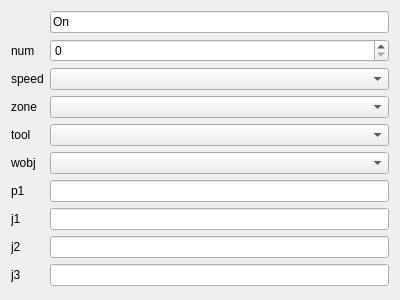
<?xml version="1.0" encoding="UTF-8"?>
<ui version="4.0">
 <class>RLCommandCustomInsertWidget</class>
 <widget class="QWidget" name="RLCommandCustomInsertWidget">
  <property name="geometry">
   <rect>
    <x>0</x>
    <y>0</y>
    <width>400</width>
    <height>300</height>
   </rect>
  </property>
  <property name="windowTitle">
   <string>Form</string>
  </property>
  <layout class="QGridLayout" name="gridLayout">
   <item row="8" column="1">
    <widget class="QLineEdit" name="lineEdit_3"/>
   </item>
   <item row="8" column="0">
    <widget class="QLabel" name="label_4">
     <property name="text">
      <string>j2</string>
     </property>
    </widget>
   </item>
   <item row="3" column="1">
    <widget class="QComboBox" name="comboBox_2"/>
   </item>
   <item row="4" column="1">
    <widget class="QComboBox" name="comboBox_3"/>
   </item>
   <item row="9" column="1">
    <widget class="QLineEdit" name="lineEdit_4"/>
   </item>
   <item row="6" column="1">
    <widget class="QLineEdit" name="lineEdit_1"/>
   </item>
   <item row="3" column="0">
    <widget class="QLabel" name="label_2">
     <property name="text">
      <string>zone</string>
     </property>
    </widget>
   </item>
   <item row="9" column="0">
    <widget class="QLabel" name="label_5">
     <property name="text">
      <string>j3</string>
     </property>
    </widget>
   </item>
   <item row="4" column="0">
    <widget class="QLabel" name="label_6">
     <property name="text">
      <string>tool</string>
     </property>
    </widget>
   </item>
   <item row="5" column="0">
    <widget class="QLabel" name="label_11">
     <property name="text">
      <string>wobj</string>
     </property>
    </widget>
   </item>
   <item row="5" column="1">
    <widget class="QComboBox" name="comboBox_4"/>
   </item>
   <item row="1" column="1">
    <widget class="QSpinBox" name="spinBox_1"/>
   </item>
   <item row="6" column="0">
    <widget class="QLabel" name="label_8">
     <property name="text">
      <string>p1</string>
     </property>
    </widget>
   </item>
   <item row="1" column="0">
    <widget class="QLabel" name="label_7">
     <property name="text">
      <string>num</string>
     </property>
    </widget>
   </item>
   <item row="2" column="1">
    <widget class="QComboBox" name="comboBox_1"/>
   </item>
   <item row="7" column="0">
    <widget class="QLabel" name="label_3">
     <property name="text">
      <string>j1</string>
     </property>
    </widget>
   </item>
   <item row="7" column="1">
    <widget class="QLineEdit" name="lineEdit_2"/>
   </item>
   <item row="2" column="0">
    <widget class="QLabel" name="label">
     <property name="text">
      <string>speed</string>
     </property>
    </widget>
   </item>
   <item row="0" column="1">
    <widget class="QLineEdit" name="lineEdit">
     <property name="text">
      <string>On</string>
     </property>
    </widget>
   </item>
  </layout>
 </widget>
 <resources/>
 <connections/>
</ui>
